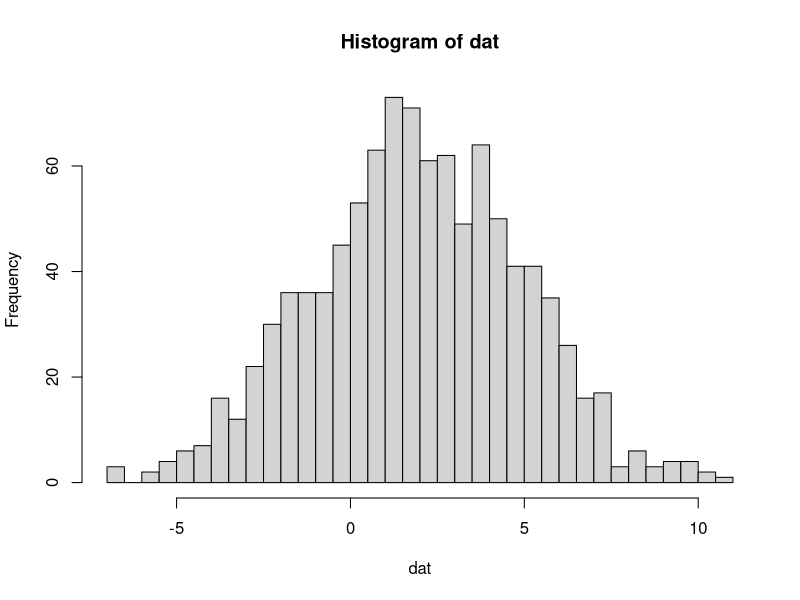

Reproduce this figure in R.
## ---- chunk 1
knitr::opts_chunk$set(echo = TRUE)
## ---- chunk 2
text <- "Double quotes \" delimitate R’s strings."
print(text)
## ---- chunk 3
set.seed(1111)
dat <- rnorm(1000, 2, 3)
hist(dat, breaks = 30)
## ---- chunk 4
data("pressure");
names(pressure)
knitr::kable(pressure)
